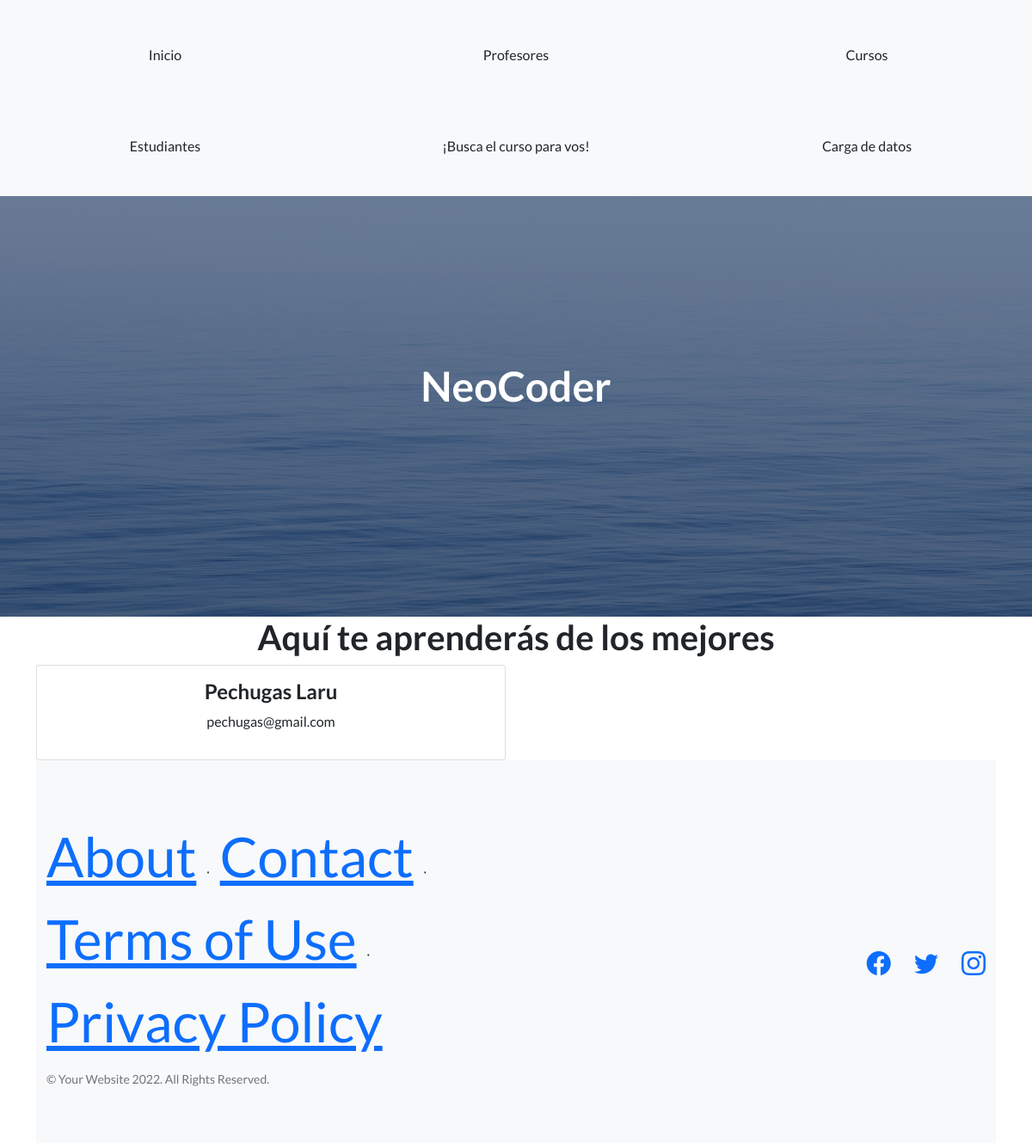
Page /profesores on the earlier database version.
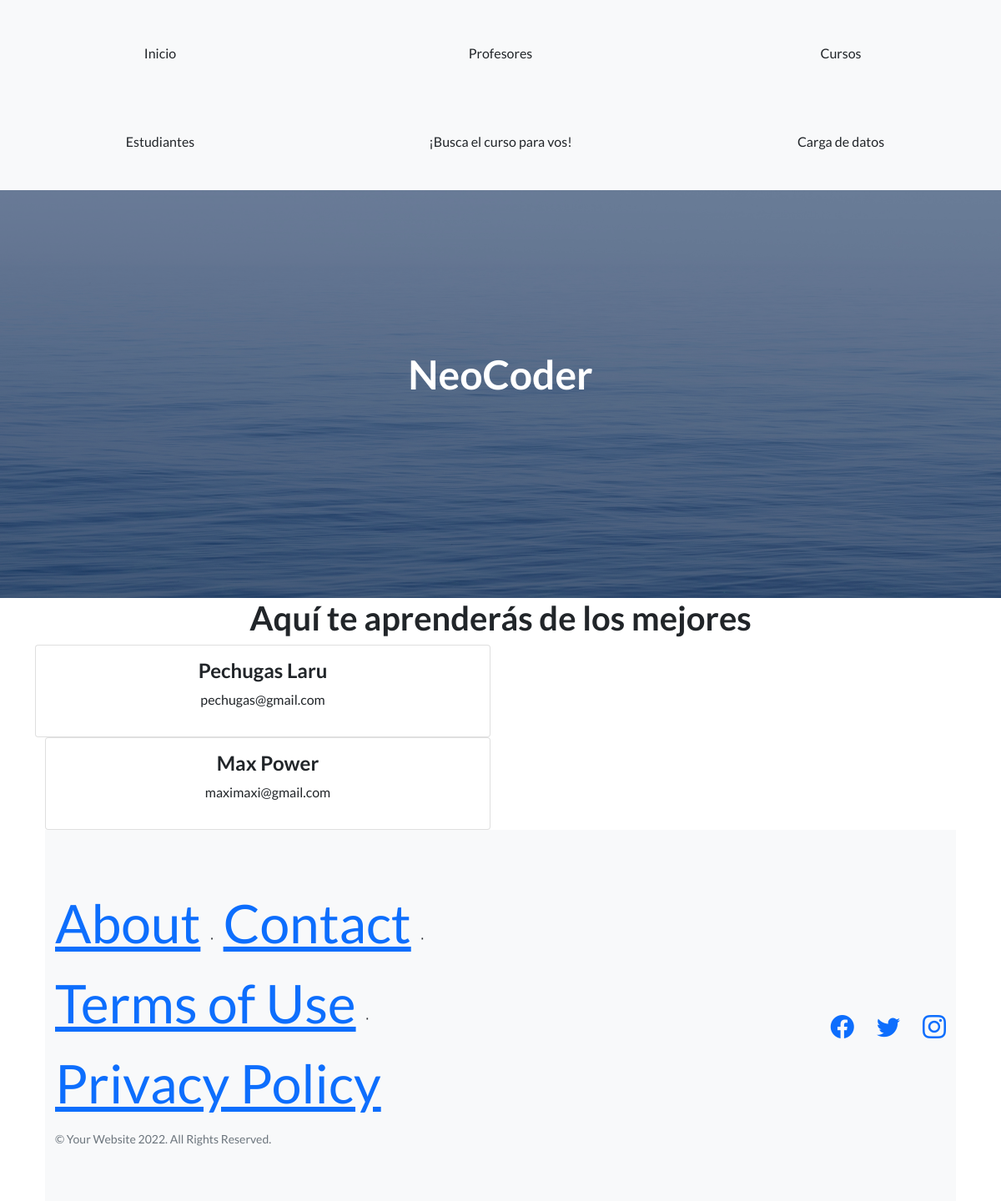
Same page on the later database version.
### app_coder/models.py (models this page shows)
class Profesor(models.Model):
    nombre= models.CharField(max_length=30)
    apellido= models.CharField(max_length=30)
    email = models.EmailField()
    profesion= models.CharField(max_length=30)

### app_coder/views.py (the view)
# urls.py: path('profesores', views.profesores, name='Profesores'),
def profesores(request):
    profesores = Profesor.objects.all() #llama a toda la data en la tabla sql
    dicc = {'profesores' : profesores}
    plantilla = loader.get_template('profesores.html')
    documento = plantilla.render(dicc)
    return HttpResponse(documento)

### app_coder/template/profesores.html
{% extends 'padre.html' %}
{% load static %}
{% block contenido %}
<h1>Aquí te aprenderás de los mejores</h1>
{% for n in profesores %}
<div class="container">
    <div class="row">
        <div class="col-12 col-md-6">
            <div class="card" >
                <div class="card-body">
                <h4 class="card-title">{{n.nombre}} {{n.apellido}}</h5>
                <p class="card-email">{{n.email}}</p>
                </div>
            </div>
        </div>
</div>
{% endfor %}
{% endblock %}

Differences in the rows shown:
added Profesor: nombre "Max", apellido "Power", email "maximaxi@gmail.com"
